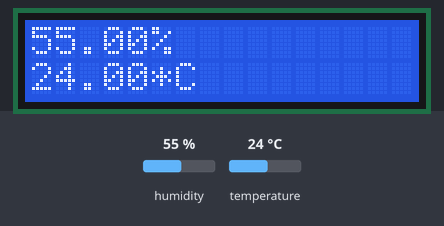
Bench run of a sketch on a simulated Arduino Uno, built with avr-gcc and run on an emulated ATmega328P. Shown: 16×2 character LCD. The inputs (shaded band) are chosen by the test bench; at power-on: humidity 55 %, temperature 24 °C.

Above: at 4.2 s.
4.3 s: humidity set to 22 %
At 5.4 s:
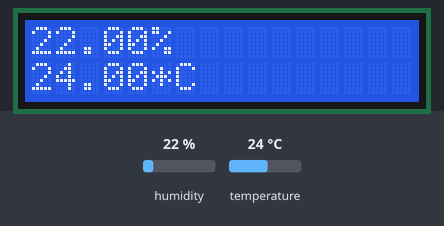
7.0 s: temperature set to 12 °C
At 7.9 s:
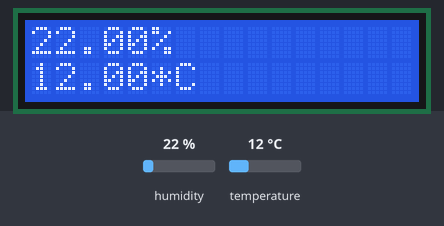
9.7 s: humidity set to 40 %
At 11.9 s:
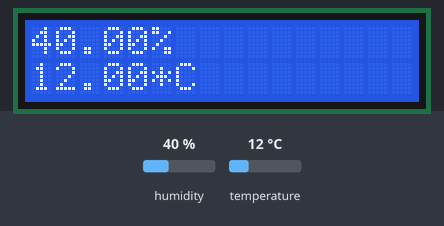
12.7 s: temperature set to 19 °C
At 14.4 s:
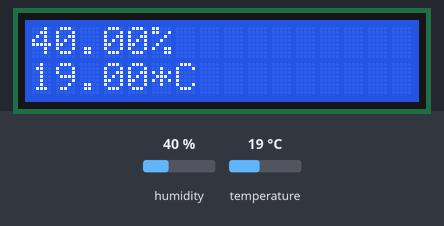
Timing chart, 0 to 15.9 s (numbered marks = the images above; inputs shaded):
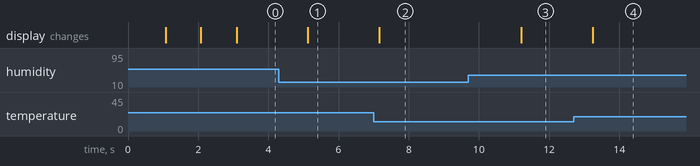

The sketch:

DHT_LCD.ino
```cpp
 #include <LiquidCrystal.h>
 #include <DHT.h>
 LiquidCrystal lcd(2, 3, 5, 6, 7, 8);
 #define pin 4
 #define type DHT11
 DHT dht(pin, type);
 void setup() {
 lcd.begin(16,2);
 dht.begin();
 lcd.clear();
 lcd.setCursor(0,0);
 lcd.print("hellow word");
 delay(1000);
 lcd.clear();
 lcd.print("I can use");
 delay(1000);
 lcd.setCursor(0,1);
 lcd.print("LCD screen");
 delay(1000);
 }
void loop() {
  float h = dht.readHumidity();
  float t = dht.readTemperature();
  if (isnan(h) || isnan(t) )
    return;
  lcd.clear();
  lcd.setCursor(0,0);
  lcd.print(h);
  lcd.print("%");
  lcd.setCursor(0,1);
  lcd.print(t);
  lcd.print("*C");
  delay(2000);
}
```

Measured:
- after the input at 4.3 s, the display: changes after 0.83 s (image 1)
- after the input at 7.0 s, the display: changes after 0.16 s (image 2)
- after the input at 9.7 s, the display: changes after 1.5 s (image 3)
- after the input at 12.7 s, the display: changes after 0.54 s (image 4)
